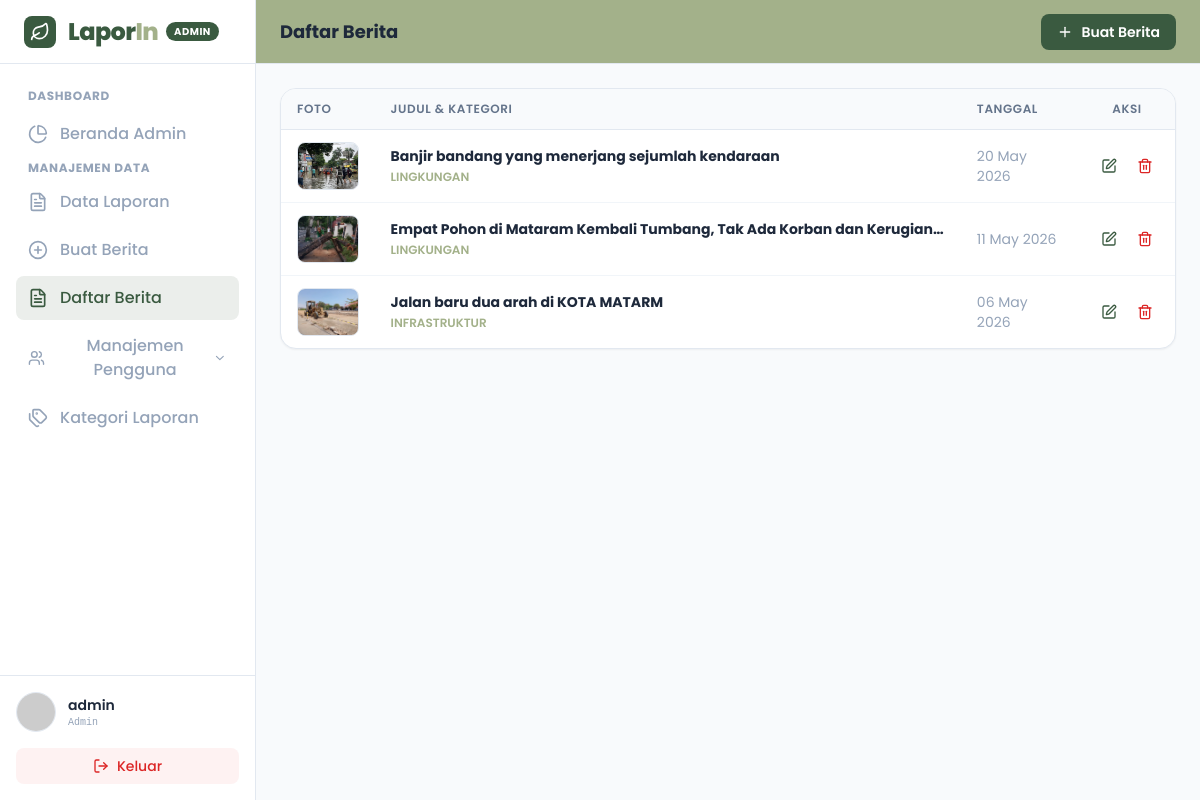
Screenshot of /admin/daftarBerita.php (signed in) with the database file from the repository.
### tables this page shows
CREATE TABLE `berita` (
  `id` int(11) NOT NULL,
  `judul` varchar(200) NOT NULL,
  `isi` text NOT NULL,
  `foto` varchar(255) DEFAULT NULL,
  `kategori` varchar(50) DEFAULT NULL,
  `tanggal` timestamp NOT NULL DEFAULT current_timestamp()
);

### admin/daftarBerita.php (the view, shortened to what this page needs)
<?php
require __DIR__ . '/../database/conection.php';
$query_berita_stmt = $pdo->query("SELECT * FROM berita ORDER BY tanggal DESC");
$query_berita = $query_berita_stmt->fetchAll();
$total = count($query_berita);
?>
<!DOCTYPE html>
<html lang="id">
<head>
    <script src="https://cdn.tailwindcss.com"></script>
</head>
<body class="bg-light text-dark font-sans h-screen flex overflow-hidden">
    <?php include 'sidebar.php'; ?>
    <div class="flex-1 flex flex-col h-screen overflow-hidden">
        <header class="h-16 bg-accent border-b border-slate-200 flex items-center justify-between px-6 z-30">
            <h1 class="text-lg font-bold text-dark">Daftar Berita</h1>
            <a href="buatBerita.php"
                class="bg-primary text-white px-4 py-2 rounded-lg text-sm font-semibold hover:bg-primary-dark transition-colors flex items-center gap-2">
                <i data-lucide="plus" class="w-4 h-4"></i> Buat Berita
            </a>
        </header>
        <main class="flex-1 overflow-y-auto bg-light p-6">
            <div class="max-w-6xl mx-auto">
                <div class="bg-white rounded-2xl shadow-sm border border-slate-200 overflow-hidden">
                    <table class="w-full text-left border-collapse">
                        <thead>
                            <tr class="bg-slate-50 border-b border-slate-200 text-xs text-slate-500 uppercase tracking-wider">
                                <th class="py-3 px-4 font-semibold">Foto</th>
                                <th class="py-3 px-4 font-semibold">Judul & Kategori</th>
                                <th class="py-3 px-4 font-semibold">Tanggal</th>
                                <th class="py-3 px-4 text-center font-semibold">Aksi</th>
                            </tr>
                        </thead>
                        <tbody class="text-sm divide-y divide-slate-100">
                            <?php if($total > 0): ?>
                                <?php foreach($query_berita as $berita): ?>
                                <tr class="hover:bg-slate-50 transition-colors">
                                    <td class="py-3 px-4">
                                        <?php if(!empty($berita['foto'])): ?>
                                        <img src="../uploads/foto_berita/<?php echo $berita['foto']; ?>"
                                            class="w-16 h-12 object-cover rounded-lg border border-slate-200">
                                        <?php else: ?>
                                        <div class="w-16 h-12 bg-slate-100 rounded-lg flex items-center justify-center">
                                            <i data-lucide="image" class="w-5 h-5 text-slate-400"></i>
                                        </div>
                                        <?php endif; ?>
                                    </td>
                                    <td class="py-3 px-4">
                                        <p class="font-bold text-dark line-clamp-1"><?php echo $berita['judul']; ?></p>
                                        <span class="text-xs text-accent font-semibold uppercase"><?php echo $berita['kategori']; ?></span>
                                    </td>
                                    <td class="py-3 px-4 text-muted">
                                        <?php echo date('d M Y', strtotime($berita['tanggal'])); ?>
                                    </td>
                                    <td class="py-3 px-4 text-center">
                                        <div class="flex items-center justify-center gap-2">
                                            <a href="editBerita.php?id=<?php echo $berita['id']; ?>"
                                                class="p-1.5 text-primary hover:bg-primary/10 rounded-lg transition-colors">
                                                <i data-lucide="edit" class="w-4 h-4"></i>
                                            </a>
                                            <button onclick="hapusBerita(<?php echo $berita['id']; ?>)"
                                                class="p-1.5 text-danger hover:bg-danger/10 rounded-lg transition-colors">
                                                <i data-lucide="trash-2" class="w-4 h-4"></i>
                                            </button>
                                        </div>
                                    </td>
                                </tr>
                                <?php endforeach; ?>
                            <?php endif; ?>
                        </tbody>
                    </table>
                </div>
            </div>
        </main>
    </div>
</body>
</html>

### rows the page displays
berita: foto (picture), judul "Banjir bandang yang menerjang sejumlah kendaraan", kategori "LINGKUNGAN", tanggal "20 May 2026"
berita: foto (picture), judul "Empat Pohon di Mataram Kembali Tumbang, Tak Ada Korban dan…", kategori "LINGKUNGAN", tanggal "11 May 2026"
berita: foto (picture), judul "Jalan baru dua arah di KOTA MATARM", kategori "INFRASTRUKTUR", tanggal "06 May 2026"

### other values shown
$admin_nama "admin"
